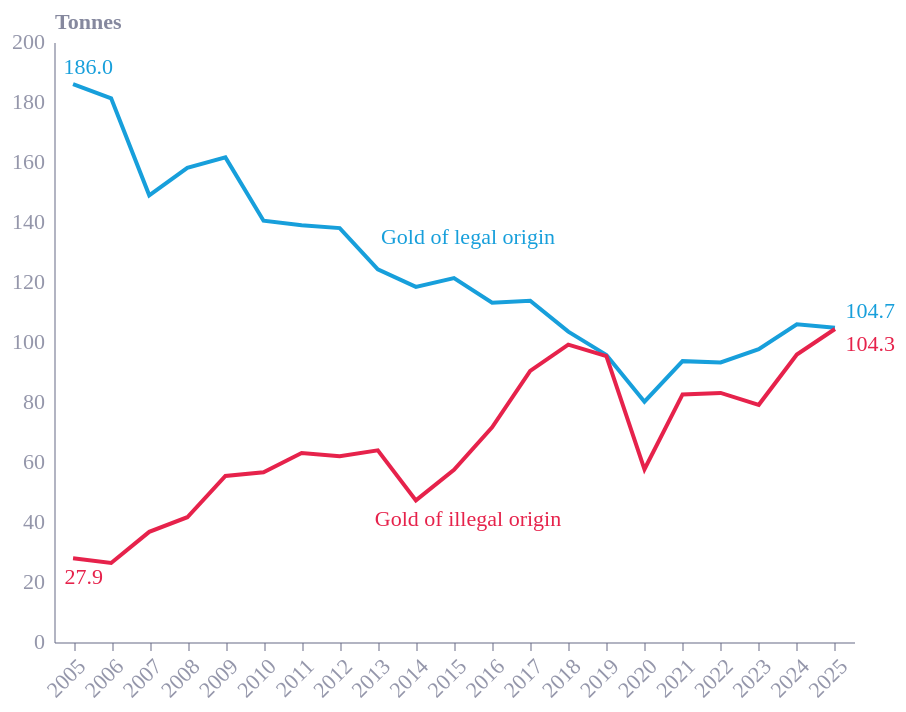

Notebook code for this chart:
### Code cell
# Create chart 5: Overlaid line charts of peru gold exports
base = alt.Chart(gold_df).encode(
    x=alt.X(
        'year:O',
        title='',
        axis=alt.Axis(grid=False, labelAngle=-45))
)
legal_line = base.mark_line(color='#179FDB').encode(
    y=alt.Y(
        'legal:Q',
        title='Tonnes',
        axis=alt.Axis(grid=False)),
    tooltip=[
        alt.Tooltip('year:O', title='Year'),
        alt.Tooltip('legal:Q', title='Legal exports (tonnes)', format='.2f')]
)
illegal_line = base.mark_line(color='#E6224B').encode(
    y=alt.Y('illegal:Q'),
    tooltip=[
        alt.Tooltip('year:O', title='Year'),
        alt.Tooltip('illegal:Q', title='Illegal exports (tonnes)', format='.2f')]
)

# First and last year's values, for both value labels and series labels
first_year = gold_df['year'].min()
last_year = gold_df['year'].max()
first_row = gold_df[gold_df['year'] == first_year]
last_row = gold_df[gold_df['year'] == last_year]
# Start value labels (positioned above/left of first point)
legal_start_value = alt.Chart(first_row).mark_text(
    align='right', dx=20, dy=-8, color='#179FDB'
).encode(
    x=alt.X('year:O'),
    y=alt.Y('legal:Q'),
    text=alt.Text('legal:Q', format='.1f')
)
illegal_start_value = alt.Chart(first_row).mark_text(
    align='right', dx=15, dy=10, color='#E6224B'
).encode(
    x=alt.X('year:O'),
    y=alt.Y('illegal:Q'),
    text=alt.Text('illegal:Q', format='.1f')
)
# End value labels (positioned above/left of last point)
legal_end_value = alt.Chart(last_row).mark_text(
    align='right', dx=30, dy=-8, color='#179FDB'
).encode(
    x=alt.X('year:O'),
    y=alt.Y('legal:Q'),
    text=alt.Text('legal:Q', format='.1f')
)
illegal_end_value = alt.Chart(last_row).mark_text(
    align='right', dx=30, dy=8, color='#E6224B'
).encode(
    x=alt.X('year:O'),
    y=alt.Y('illegal:Q'),
    text=alt.Text('illegal:Q', format='.1f')
)
# Series-name labels moved to middle year
mid_year = gold_df['year'].iloc[len(gold_df) // 2]
mid_row = gold_df[gold_df['year'] == mid_year]
legal_label = alt.Chart(mid_row).mark_text(
    align='center', dy=-20, color='#179FDB'
).encode(
    x=alt.X('year:O'),
    y=alt.Y('legal:Q'),
    text=alt.value('Gold of legal origin')
)
illegal_label = alt.Chart(mid_row).mark_text(
    align='center', dy=25, color='#E6224B'
).encode(
    x=alt.X('year:O'),
    y=alt.Y('illegal:Q'),
    text=alt.value('Gold of illegal origin')
)

chart5 = alt.layer(
    legal_line, illegal_line,
    legal_start_value, illegal_start_value,
    legal_end_value, illegal_end_value,
    legal_label, illegal_label
)

chart5

### Figure 1 — Vega-Lite specification as saved in the notebook (floating-point values rounded to 4 significant figures)
{"config": {"font": "Circular Std", "text": {"color": "#676A86", "align": "left", "baseline": "middle", "dx": 7, "dy": 0, "fontSize": 11}, "view": {"stroke": null, "continuousWidth": 400, "continuousHeight": 300, "discreteWidth": 400, "discreteHeight": 300}, "range": {"category": ["#36B7B4", "#E6224B", "#F4C245", "#0063AF", "#00A767", "#179FDB", "#EB5C2E", "#5C267B", "#122B39"], "diverging": ["#E6224B", "#E54753", "#C9C9C9", "#179FDB", "#122B39"], "heatmap": ["#C9C9C9", "#179FDB", "#0063AF", "#122B39"], "ordinal": ["#00A767", "#36B7B4", "#179FDB", "#0063AF", "#243B5A"]}, "bar": {"color": "#179fdb"}, "line": {"color": "#e6224b"}, "rule": {"color": "#676A86"}, "area": {"opacity": 0.8}, "point": {"filled": true, "size": 80, "color": "#e6224b", "opacity": 0.95}, "geoshape": {"stroke": "white", "strokeWidth": 0.3}, "rect": {"fill": "#d6d4d4", "opacity": 0.3}, "axis": {"labelColor": "#676A86", "labelFontSize": 11, "labelFont": "Circular Std", "labelOpacity": 0.7, "tickColor": "#676A86", "tickOpacity": 0.5, "domainColor": "#676A86", "domainOpacity": 0.5, "gridColor": "#676A86", "gridDash": [2, 2], "gridOpacity": 0.5, "title": null, "titleColor": "#676A86", "titleOpacity": 0.8, "tickSize": 4}, "axisXDiscrete": {"grid": false, "labelAngle": 0, "tickCount": 10, "tickOpacity": 0.5, "title": null}, "axisYDiscrete": {"ticks": false, "labelPadding": 5}, "axisXTemporal": {"grid": false, "ticks": true}, "axisXQuantitative": {"grid": true}, "axisYQuantitative": {"gridColor": "#676A86", "gridDash": [1, 5], "gridOpacity": 0.5, "ticks": false, "labelPadding": 5, "tickCount": 8, "titleAngle": 0, "titleAlign": "left", "titleBaseline": "bottom", "titleX": 0, "titleY": -5}, "title": {"color": "#676A86E6", "subtitleColor": "#676A86", "font": "Circular Std", "subtitleFont": "Circular Std", "anchor": "start", "fontSize": 14, "subtitleFontSize": 12, "subtitlePadding": 4, "offset": 0, "frame": "group"}, "legend": {"titleColor": "#122b39", "title": null, "labelColor": "#122b39", "labelFontSize": 11}}, "layer": [{"data": {"name": "data-222c16adffa7696e7ab8adbc6b75804f"}, "mark": {"type": "line", "color": "#179FDB"}, "encoding": {"tooltip": [{"field": "year", "title": "Year", "type": "ordinal"}, {"field": "legal", "format": ".2f", "title": "Legal exports (tonnes)", "type": "quantitative"}], "x": {"axis": {"grid": false, "labelAngle": -45}, "field": "year", "title": "", "type": "ordinal"}, "y": {"axis": {"grid": false}, "field": "legal", "title": "Tonnes", "type": "quantitative"}}}, {"data": {"name": "data-222c16adffa7696e7ab8adbc6b75804f"}, "mark": {"type": "line", "color": "#E6224B"}, "encoding": {"tooltip": [{"field": "year", "title": "Year", "type": "ordinal"}, {"field": "illegal", "format": ".2f", "title": "Illegal exports (tonnes)", "type": "quantitative"}], "x": {"axis": {"grid": false, "labelAngle": -45}, "field": "year", "title": "", "type": "ordinal"}, "y": {"field": "illegal", "type": "quantitative"}}}, {"data": {"name": "data-e5f43f8fc11db678095d3b77d8588e90"}, "mark": {"type": "text", "align": "right", "color": "#179FDB", "dx": 20, "dy": -8}, "encoding": {"text": {"field": "legal", "format": ".1f", "type": "quantitative"}, "x": {"field": "year", "type": "ordinal"}, "y": {"field": "legal", "type": "quantitative"}}}, {"data": {"name": "data-e5f43f8fc11db678095d3b77d8588e90"}, "mark": {"type": "text", "align": "right", "color": "#E6224B", "dx": 15, "dy": 10}, "encoding": {"text": {"field": "illegal", "format": ".1f", "type": "quantitative"}, "x": {"field": "year", "type": "ordinal"}, "y": {"field": "illegal", "type": "quantitative"}}}, {"data": {"name": "data-24954cd1b59348311e0fa78bd79645ae"}, "mark": {"type": "text", "align": "right", "color": "#179FDB", "dx": 30, "dy": -8}, "encoding": {"text": {"field": "legal", "format": ".1f", "type": "quantitative"}, "x": {"field": "year", "type": "ordinal"}, "y": {"field": "legal", "type": "quantitative"}}}, {"data": {"name": "data-24954cd1b59348311e0fa78bd79645ae"}, "mark": {"type": "text", "align": "right", "color": "#E6224B", "dx": 30, "dy": 8}, "encoding": {"text": {"field": "illegal", "format": ".1f", "type": "quantitative"}, "x": {"field": "year", "type": "ordinal"}, "y": {"field": "illegal", "type": "quantitative"}}}, {"data": {"name": "data-e18c1f3636d6961b80ca8898a7bac4c5"}, "mark": {"type": "text", "align": "center", "color": "#179FDB", "dy": -20}, "encoding": {"text": {"value": "Gold of legal origin"}, "x": {"field": "year", "type": "ordinal"}, "y": {"field": "legal", "type": "quantitative"}}}, {"data": {"name": "data-e18c1f3636d6961b80ca8898a7bac4c5"}, "mark": {"type": "text", "align": "center", "color": "#E6224B", "dy": 25}, "encoding": {"text": {"value": "Gold of illegal origin"}, "x": {"field": "year", "type": "ordinal"}, "y": {"field": "illegal", "type": "quantitative"}}}], "$schema": "https://vega.github.io/schema/vega-lite/v6.4.1.json", "datasets": {"data-222c16adffa7696e7ab8adbc6b75804f": [{"year": 2005, "legal": 186.0, "illegal": 27.89}, {"year": 2006, "legal": 181.2, "illegal": 26.34}, {"year": 2007, "legal": 148.9, "illegal": 36.71}, {"year": 2008, "legal": 158.0, "illegal": 41.59}, {"year": 2009, "legal": 161.5, "illegal": 55.33}, {"year": 2010, "legal": 140.4, "illegal": 56.6}, {"year": 2011, "legal": 139.0, "illegal": 62.98}, {"year": 2012, "legal": 138.0, "illegal": 61.93}, {"year": 2013, "legal": 124.2, "illegal": 63.88}, {"year": 2014, "legal": 118.4, "illegal": 47.21}, {"year": 2015, "legal": 121.3, "illegal": 57.37}, {"year": 2016, "legal": 113.1, "illegal": 71.57}, {"year": 2017, "legal": 113.8, "illegal": 90.39}, {"year": 2018, "legal": 103.5, "illegal": 99.13}, {"year": 2019, "legal": 95.7, "illegal": 95.27}, {"year": 2020, "legal": 80.11, "illegal": 57.57}, {"year": 2021, "legal": 93.62, "illegal": 82.53}, {"year": 2022, "legal": 93.19, "illegal": 83.01}, {"year": 2023, "legal": 97.59, "illegal": 79.06}, {"year": 2024, "legal": 105.9, "illegal": 95.85}, {"year": 2025, "legal": 104.7, "illegal": 104.3}], "data-e5f43f8fc11db678095d3b77d8588e90": [{"year": 2005, "legal": 186.0, "illegal": 27.89}], "data-24954cd1b59348311e0fa78bd79645ae": [{"year": 2025, "legal": 104.7, "illegal": 104.3}], "data-e18c1f3636d6961b80ca8898a7bac4c5": [{"year": 2015, "legal": 121.3, "illegal": 57.37}]}}
